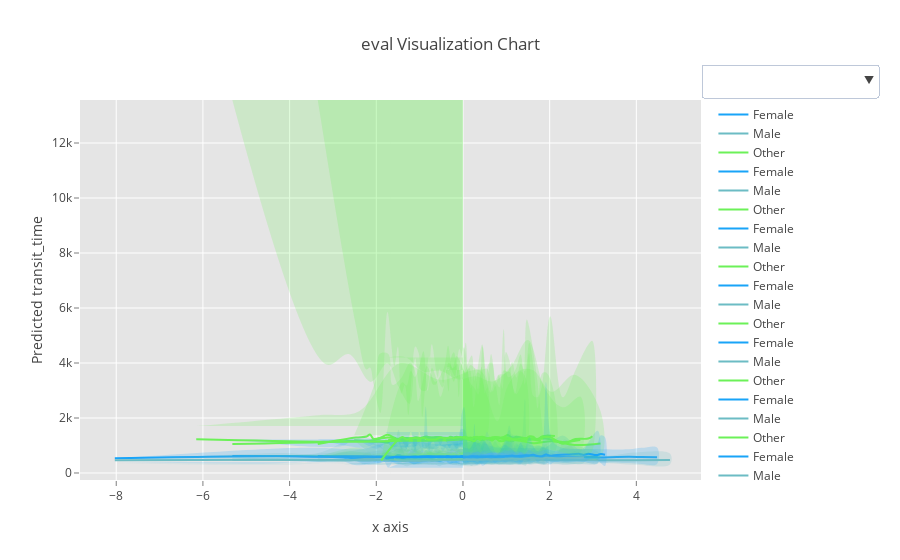

The notebook cell this image was saved under:
### Code cell
RE.data_set.viz_now(groupby_name='gender')
